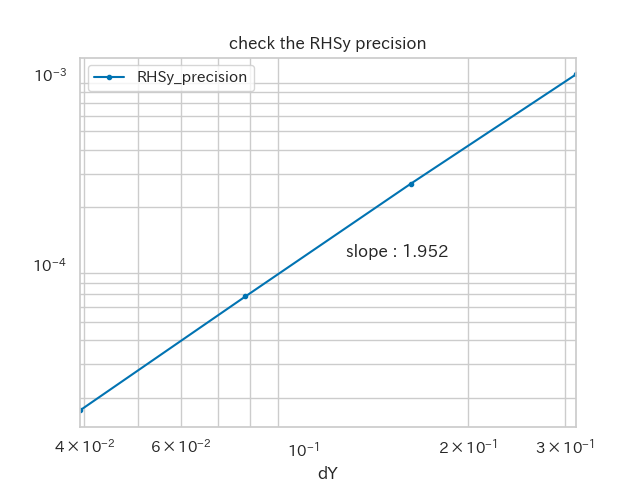

Source code (Python):
import matplotlib.pyplot as plt
import seaborn as sns
from matplotlib import cm
from ipywidgets import interact, FloatSlider
import numpy as np
import matplotlib as mpl
from mpl_toolkits.mplot3d import Axes3D
#スタイルの設定
sns.set(font="TakaoPGothic", palette="colorblind", style="whitegrid")
#datファイルからデータを読み取る
axisx, axisy = np.loadtxt("./chk_RHSy_precision.dat", comments='!', unpack=True)
#x, yの値の設定
x = axisx
y = axisy
log_x = [np.log(i) for i in x]
log_y = [np.log(i) for i in y]
#回帰直線
a, b = np.polyfit(log_x, log_y, 1)
print('a is :', a)
print('b is :', b)
# 1. Figureのインスタンスを生成
fig = plt.figure()
# 2. Axesのインスタンスを生成
ax = fig.add_subplot(111)
# 3. データを渡してプロット
line1, = ax.plot(x, y, label = 'RHSy_precision', marker='.')
# 4. グラフタイトル, ラベル付け等
ax.set_xlim(2.0*np.pi/160, 2.0*np.pi/20)
ax.set_xscale("log")
ax.set_yscale("log")
ax.set_xlabel("dY")
ax.text(0.12, 0.00011, 'slope : 1.952')
ax.set_title("check the RHSy precision")
ax.legend()
# 5. グラフを描画
plt.grid(which="both")
plt.show()
